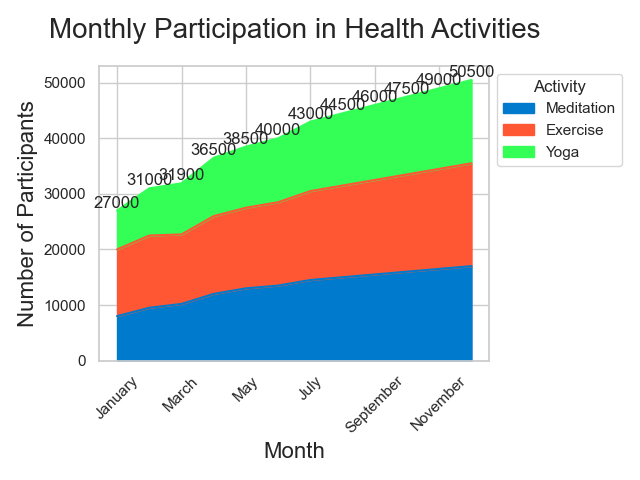

Generate this figure with Python:

import seaborn as sns
import pandas as pd
import matplotlib.pyplot as plt

data = {
    'Month': ['January', 'February', 'March', 'April', 'May', 'June', 'July', 'August', 
              'September', 'October', 'November', 'December'],
    'Meditation': [8000, 9500, 10200, 12000, 13000, 13500, 14500, 15000, 15500, 16000, 16500, 17000],
    'Exercise': [12000, 13000, 12500, 14000, 14500, 15000, 16000, 16500, 17000, 17500, 18000, 18500],
    'Yoga': [7000, 8500, 9200, 10500, 11000, 11500, 12500, 13000, 13500, 14000, 14500, 15000]
}

df = pd.DataFrame(data)

df['Month'] = pd.Categorical(df['Month'], 
                             categories=['January', 'February', 'March', 'April', 'May', 'June', 
                                         'July', 'August', 'September', 'October', 'November', 'December'],
                             ordered=True)

plt.figure(figsize=(18, 14))

sns.set_theme(style="whitegrid")
pal = ['#007ACC', '#FF5733', '#33FF57']

ax = df.set_index('Month').plot(kind='area', stacked=True, color=pal)

df['Total'] = df['Meditation'] + df['Exercise'] + df['Yoga']
for idx, total in enumerate(df['Total']):
    ax.text(idx, total, str(total), va='bottom', ha='center')

ax.set_title('Monthly Participation in Health Activities', fontsize=20, pad=20)
ax.set_ylabel('Number of Participants', fontsize=16)
ax.set_xlabel('Month', fontsize=16)

plt.xticks(rotation=45)

plt.legend(title='Activity', loc='upper left', bbox_to_anchor=(1, 1))

plt.tight_layout()
plt.show()
